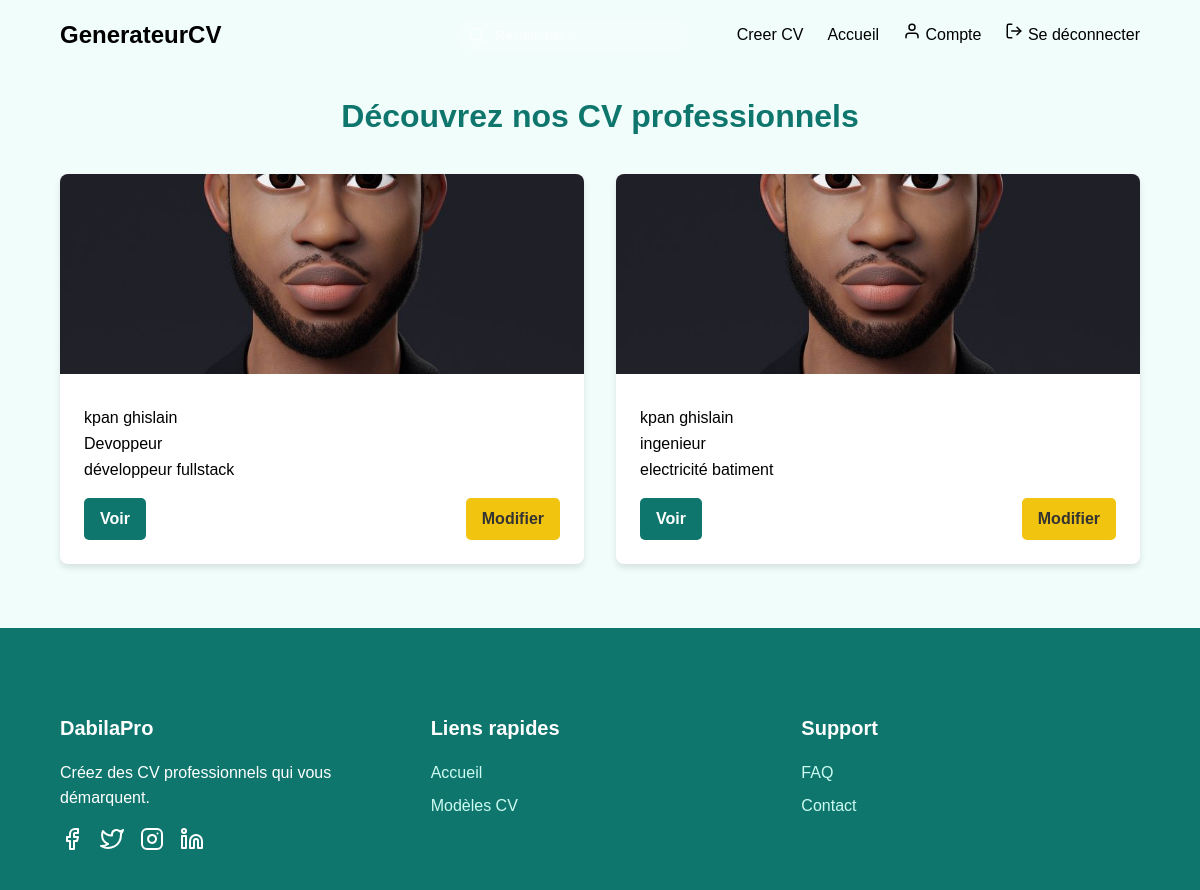
Screenshot of /list_cv_by_etudiant/ (signed in) with the database file from the repository.
### gestion/models.py (models this page shows, shortened)
class CV(models.Model):
    etudiant = models.ForeignKey(Etudiant, related_name='cv', on_delete=models.CASCADE)
    titre = models.CharField(max_length=255)
    description = models.TextField(blank=True)
    date_creation = models.DateField(auto_now_add=True)

class Etudiant(models.Model):
    prenom = models.CharField(max_length=50)
    nom = models.CharField(max_length=50)
    email = models.EmailField(unique=True)
    contact = models.CharField(max_length=20)
    age = models.IntegerField()
    photo = models.ImageField(upload_to='photos/', blank=True, null=True)
    nationalite = models.CharField(max_length=50)
    situation_matrimoniale = models.CharField(
        max_length=50,
        choices=[
            ('Celibataire', 'Celibataire'),
            ('Marie', 'Marie'),
            ('Divorcé', 'Divorcé'),
            ('Veuve/Veuf', 'Veuve/Veuf'),
        ],
        default='Celibataire',
        help_text="Niveau de maîtrise de la situation_matrimoniale"
    )
    mobile = models.CharField(max_length=20)
    mot_de_passe = models.CharField(max_length=128)  # Champ pour le mot de passe

### gestion/views.py (the view)
# urls.py: path('list_cv_by_etudiant/', list_cv_by_etudiant, name='list_cv_by_etudiant'),  # URL pour la liste de CV par étudiant
def list_cv_by_etudiant(request):
     if request.session.get('utilisateur') is not None :
        etudiant = get_object_or_404(Etudiant, id=request.session.get('utilisateur'))
        cv_list = CV.objects.filter(etudiant=etudiant)
        return render(request, 'gestion/list_cv_by_etudiant.html', {'etudiant': etudiant, 'cv_list': cv_list})
     else:
         return redirect('login_etudiant')

### gestion/templates/gestion/list_cv_by_etudiant.html (shortened to what this page needs)
<!DOCTYPE html>
<html lang="fr">
<head>
</head>
<body>
    <header id="header">
        <div class="container">
            <nav>
                <a href="#" class="logo">GenerateurCV</a>
                <div class="nav-links">
                    <div class="search-container">
                      <form method='GET' action='/search/'>
                        <input type="text" class="search-bar search-input" name="query" placeholder="Rechercher...">
                        <svg class="search-icon" xmlns="http://www.w3.org/2000/svg" width="18" height="18" viewBox="0 0 24 24" fill="none" stroke="currentColor" stroke-width="2" stroke-linecap="round" stroke-linejoin="round">
                          <circle cx="11" cy="11" r="8">
                          </circle>
                            <line x1="21" y1="21" x2="16.65" y2="16.65"></line>
                        </svg>
                      </form>
                    </div>
                    <a href="{% url 'create_cv' %}">Creer CV</a>
                    <a href="{% url 'list_cv' %}">Accueil</a>
                    <a href="{% url 'modifier_etudiant' %}">
                        <svg xmlns="http://www.w3.org/2000/svg" width="18" height="18" viewBox="0 0 24 24" fill="none" stroke="currentColor" stroke-width="2" stroke-linecap="round" stroke-linejoin="round">
                            <path d="M20 21v-2a4 4 0 0 0-4-4H8a4 4 0 0 0-4 4v2"></path>
                            <circle cx="12" cy="7" r="4"></circle>
                        </svg>
                        Compte
                    </a>
                    <a href="{% url 'deconnexion' %}">
                        Se déconnecter
                    </a>
                </div>
            </nav>
        </div>
    </header>
    <section class="cv-list">
        <div class="container">
            <h2>Découvrez nos CV professionnels</h2>
            <div class="cv-grid">
              {% for cv in cv_list %}
                <div class="cv-card">
                  <img src="{{ cv.etudiant.photo.url }}" alt="Image de CV">
                   <div class="cv-card-content">
                    <div class="card-title">{{ cv.etudiant.nom }} {{ cv.etudiant.prenom }}</div>
                    <div class="card-title">{{ cv.titre }}</div>
                    <div class="card-description">{{ cv.description }}</div>
                    <div class="cv-card-actions">
                        <a href="{% url 'view_cv' cv.id %}" class="btn btn-primary">Voir</a>
                        <a href="{% url 'edit_cv' cv.id %}" class="btn btn-secondary">Modifier</a>
                    </div>
                      </div>
                </div>
                {% empty %}
                <div class="empty-message">Aucun CV disponible.</div>
                {% endfor %}
            </div>
        </div>
    </section>
    <footer>
        <div class="container">
            <div class="footer-grid">
                <div class="footer-section">
                    <h3>DabilaPro</h3>
                    <p>Créez des CV professionnels qui vous démarquent.</p>
                    <div class="social-icons">
                        <a href="#" aria-label="Facebook">
                            <svg xmlns="http://www.w3.org/2000/svg" width="24" height="24" viewBox="0 0 24 24" fill="none" stroke="currentColor" stroke-width="2" stroke-linecap="round" stroke-linejoin="round">
                                <path d="M18 2h-3a5 5 0 0 0-5 5v3H7v4h3v8h4v-8h3l1-4h-4V7a1 1 0 0 1 1-1h3z"></path>
                            </svg>
                        </a>
                        <a href="#" aria-label="Twitter">
                        </a>
                        <a href="#" aria-label="Instagram">
                        </a>
                        <a href="#" aria-label="LinkedIn">
                        </a>
                    </div>
                </div>
                <div class="footer-section">
                    <h3>Liens rapides</h3>
                    <ul class="footer-links">
                        <li><a href="{% url 'list_cv' %}">Accueil</a></li>
                        <li><a href="#">Modèles CV</a></li>
                    </ul>
                </div>
                <div class="footer-section">
                    <h3>Support</h3>
                    <ul class="footer-links">
                        <li><a href="#">FAQ</a></li>
                        <li><a href="">Contact</a></li>
                    </ul>
                </div>
            </div>
        </div>
    </footer>
</body>
</html>

### gestion/templates/gestion/list_cv_by_etudiant.html (style rules this page uses)
body, html { margin: 0; padding: 0; font-family: Arial, sans-serif; line-height: 1.6; }
.container { width: 90%; max-width: 1200px; margin: 0 auto; padding: 0 20px; }
header { position: fixed; width: 100%; z-index: 1000; transition: background-color 0.3s ease; }
nav { display: flex; justify-content: space-between; align-items: center; padding: 1rem 0; }
.logo { font-size: 1.5rem; font-weight: bold; color: #000000; text-decoration: none; }
.nav-links { display: flex; align-items: center; }
.nav-links a { color: #000000; text-decoration: none; margin-left: 1.5rem; transition: color 0.3s ease; }
.search-container { position: relative; margin-right: 1.5rem; }
.search-input { padding: 0.5rem 1rem 0.5rem 2.5rem; border-radius: 20px; border: none; background-color: rgba(255, 255, 255, 0.2); color: #fff; transition: background-color 0.3s ease; }
.search-input::placeholder { color: rgba(255, 255, 255, 0.7); }
.search-icon { position: absolute; left: 0.75rem; top: 50%; transform: translateY(-50%); color: rgba(255, 255, 255, 0.7); }
.btn { display: inline-block; background-color: #fff; color: #0f766e; padding: 0.75rem 1.5rem; border-radius: 25px; text-decoration: none; font-weight: bold; transition: background-color 0.3s ease; }
.cv-list { background-color: #f0fdfa; padding: 4rem 0; }
.cv-list h2 { text-align: center; color: #0f766e; font-size: 2rem; margin-bottom: 2rem; }
.cv-grid { display: grid; grid-template-columns: repeat(auto-fit, minmax(250px, 1fr)); gap: 2rem; }
.cv-card { background-color: #fff; border-radius: 8px; overflow: hidden; box-shadow: 0 4px 6px rgba(0, 0, 0, 0.1); transition: transform 0.3s ease; }
.cv-card img { width: 100%; height: 200px; object-fit: cover; }
.cv-card-content { padding: 1.5rem; }
.cv-card .btn { background-color: #0f766e; color: #fff; }
footer { background-color: #0f766e; color: #fff; padding: 4rem 0 2rem; }
.footer-grid { display: grid; grid-template-columns: repeat(auto-fit, minmax(200px, 1fr)); gap: 2rem; }
.footer-section h3 { font-size: 1.25rem; margin-bottom: 1rem; }
.footer-links { list-style: none; padding: 0; }
.footer-links li { margin-bottom: 0.5rem; }
.footer-links a { color: #ccfbf1; text-decoration: none; transition: color 0.3s ease; }
.social-icons { display: flex; gap: 1rem; }
.social-icons a { color: #fff; text-decoration: none; transition: color 0.3s ease; }
.cv-card-actions { display: flex; justify-content: space-between; margin-top: 1rem; }
.cv-card-actions a { text-decoration: none; padding: 0.5rem 1rem; border-radius: 5px; font-weight: bold; transition: background-color 0.3s ease, color 0.3s ease; }
.cv-card-actions .btn-primary { background-color: #0f766e; color: #fff; }
.cv-card-actions .btn-secondary { background-color: #f1c40f; color: #333; }

### rows the page displays
CV: etudiant.photo (picture), etudiant.nom "kpan", etudiant.prenom "ghislain", titre "Devoppeur", description "développeur fullstack"
CV: etudiant.photo (picture), etudiant.nom "kpan", etudiant.prenom "ghislain", titre "ingenieur", description "electricité batiment"
